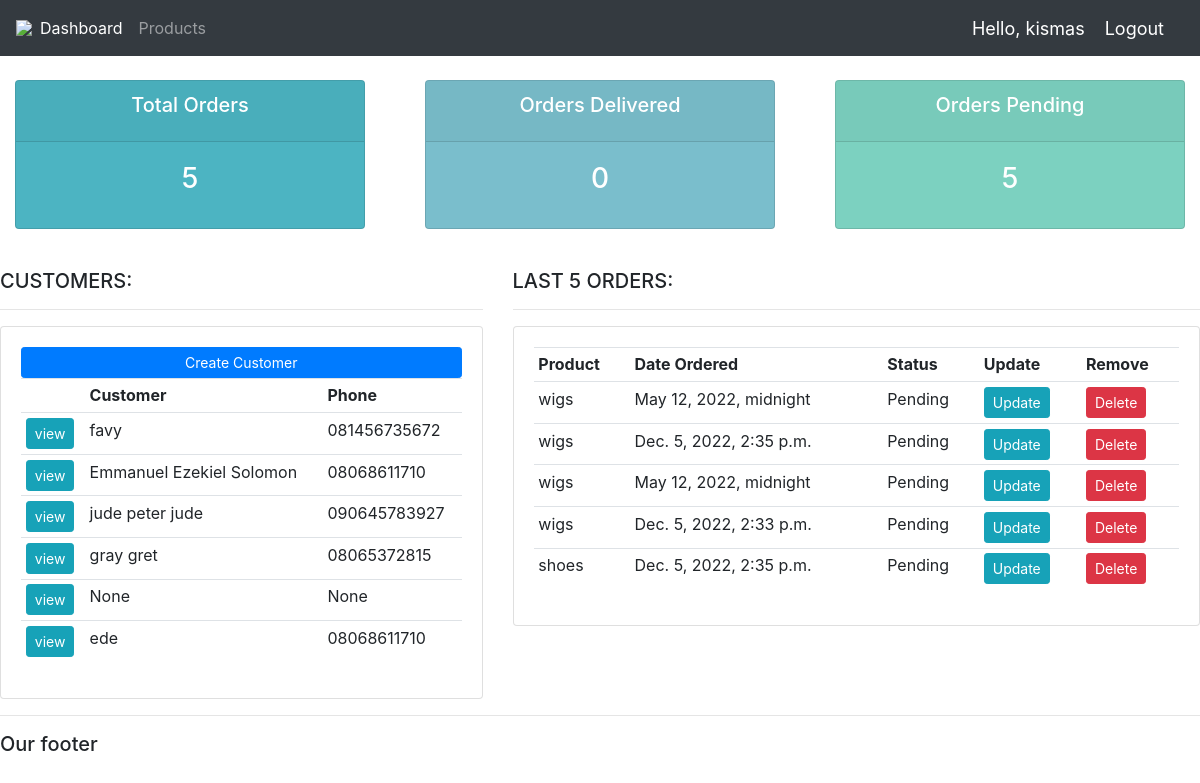
The app's page / (signed in) with its own data.
### khamy_app/models.py (models this page shows, shortened)
class Customer(models.Model):
    user = models.OneToOneField(User, null=True, blank=True, on_delete=models.CASCADE)
    name = models.CharField(max_length=200, null=True)
    phone = models.CharField(max_length=200, null=True)
    email = models.CharField(max_length=200, null=True)
    profile_pic = models.ImageField(default="profile2.png", null=True, blank=True)
    date_created = models.DateTimeField(max_length=200, null=True)

class Order(models.Model):
    STATUS = (
        ('Pending', 'Pending'),
        ('Out for delivery', 'Out for delivery'),
        ('Delivered', 'Delivered'),
    )
    customer = models.ForeignKey(Customer, null=True, on_delete= models.SET_NULL)
    product = models.ForeignKey(Product, null=True, on_delete= models.SET_NULL)
    date_created =  models.DateTimeField(max_length=200, null=True)
    status = models.CharField(max_length=200, null=True, choices=STATUS)
    note = models.CharField(max_length=1000, null=True)

class Product(models.Model):
    CATEGORY = (
        ('Indoor', 'Indoor'),
        ('Out Door', 'Out Door'),
    )
    name = models.CharField(max_length=200, null=True)
    price = models.FloatField(null=True)
    category = models.CharField(max_length=200, null=True, choices=CATEGORY)
    description = models.CharField(max_length=200, null=True, blank=True)
    date_created =  models.DateTimeField(max_length=200, null=True)
    tags = models.ManyToManyField(Tag)
    def __str__(self):
        return self.name

### khamy_app/decorators.py (the view)
    def wrapper_function(request, *args, **kwargs):
        group = None
        if request.user.groups.exists():
            group = request.user.groups.all()[0].name
        if group == 'customer':
            return redirect('user-page')
        if group == 'admin':
            return view_func(request, *args, **kwargs)

### khamy_app/views.py (called while the page is built)
@login_required(login_url='login')
@admin_only
def home(request):
    orders = Order.objects.all()
    customers = Customer.objects.all()
    total_customers = customers.count()
    total_orders = orders.count()
    delivered = orders.filter(status= 'Delivered').count()
    pending = orders.filter(status= 'Pending').count()
    context = {'orders':orders, 'customers':customers,
    'total_orders':total_orders, 'delivered':delivered,
    'pending':pending }
    return render(request, 'khamy_temp/dashboard.html', context) #returning dashboard.html from templates

### khamy_app/templates/khamy_temp/dashboard.html
{% extends 'khamy_temp/main.html' %}
{% block content %}
{% include 'khamy_temp/status.html' %}
<br>
<div class="row">
    <div class="col-md-5">
        <h5>CUSTOMERS:</h5>
        <hr>
        <div class="card card-body">
            <a class="btn btn-primary btn-sm btn-block" href="">Create Customer</a>
            <table class="table table-sm">
                <tr>
                    <th></th>
                    <th>Customer</th>
                    <th>Phone</th>
                </tr>
                {% for customer in customers %}
                <tr>
                    <td><a class="btn btn-sm btn-info" href="{% url 'customer' customer.id %}">view</a></td>
                    <td>{{customer.name}}</td>
                    <td>{{customer.phone}}</td>
                </tr>
                {% endfor %}
            </table>
        </div>
    </div>
    <div class="col-md-7">
        <h5>LAST 5 ORDERS:</h5>
        <hr>
        <div class="card card-body">
            <table class="table table-sm">
                <tr>
                    <th>Product</th>
                    <th>Date Ordered</th>
                    <th>Status</th>
                    <th>Update</th>
                    <th>Remove</th>
                </tr>
                {% for order in orders %}
                <tr>
                    <td>{{order.product}}</td>
                    <td>{{order.date_created}}</td>
                    <td>{{order.status}}</td>
                    <td><a class="btn btn-sm btn-info" href="{% url 'update_order' order.id %}">Update</a></td>
                    <td><a class="btn btn-sm btn-danger" href="{% url 'delete_order' order.id %}">Delete</a></td>
                </tr>
                {% endfor %}
            </table>
        </div>
    </div>
</div>
{% endblock %}

### khamy_app/templates/khamy_temp/main.html (shortened to what this page needs)
{% load static %}
<!DOCTYPE html>
<html lang="en">
<head>
    <link rel="stylesheet" type="text/css" href="{% static '/css/main.css' %}">
    <link rel="stylesheet" href="https://cdn.jsdelivr.net/npm/bootstrap@4.1.3/dist/css/bootstrap.min.css"
>
</head>
<body>
    {% include 'khamy_temp/navbar.html' %}
    {% block content %}
    {% endblock %}
    <hr>
    <h5>Our footer</h5>
</body>
</html>

### khamy_app/templates/khamy_temp/navbar.html (shortened to what this page needs)
{% load static %}
<nav class="navbar navbar-expand-lg navbar-dark bg-dark">
    <img src="{% static 'images/logo.png' %}">
    <div class="collapse navbar-collapse" id="navbarNavAltMarkup">
      {% if request.user.is_staff %}
      <div class="navbar-nav">
        <a class="nav-item nav-link active" href="{% url 'home' %}">Dashboard</a>
        <a class="nav-item nav-link" href="{% url 'products' %}">Products</a>
      </div>
      {% else %}
      <div class="nav-item">
        <a class="nav-link" href="{% url 'khamy_temp' %}">Settings</a>
      </div>
      {% endif %}
    </div>
    <span class="hello-msg">Hello, {{request.user}}</span>
    <span><a class="hello-msg" href="{% url 'logout' %}">Logout</a></span>
  </nav>

### khamy_app/templates/khamy_temp/status.html
<br>
<div class="row">
    <div class="col">
        <div class="col-md">
            <div class="card text-center text-white mb-3" id="total-orders">
                <div class="card-header">
                    <h5 class="card-title">Total Orders</h5>
                </div>
                <div class="card-body">
                    <h3 class="card-title">{{total_orders}}</h3>
                </div>
            </div>
        </div>
    </div>
    <div class="col">
        <div class="col-md">
            <div class="card text-center text-white mb-3" id="orders-delivered">
                <div class="card-header">
                    <h5 class="card-title">Orders Delivered</h5>
                </div>
                <div class="card-body">
                    <h3 class="card-title">{{delivered}}</h3>
                </div>
            </div>
        </div>
    </div>
    <div class="col">
        <div class="col-md">
            <div class="card text-center text-white mb-3" id="orders-pending">
                <div class="card-header">
                    <h5 class="card-title">Orders Pending</h5>
                </div>
                <div class="card-body">
                    <h3 class="card-title">{{pending}}</h3>
                </div>
            </div>
        </div>
    </div>
</div>

### static/css/main.css (style rules this page uses)
body { background-color: #ebeff5; }
#total-orders { background-color: #4cb4c2; }
#orders-delivered { background-color: #7abecc; }
#orders-pending { background-color: #7CD1C0; }

### khamy_app/templates/khamy_temp/navbar.html (style rules this page uses)
.hello-msg { font-size: 18px; color: #fff; margin-right: 20px; }

### records on screen
Customer: name "favy", phone "081456735672"
Customer: name "Emmanuel Ezekiel Solomon", phone "08068611710"
Customer: name "jude peter jude", phone "090645783927"
Customer: name "gray gret", phone "08065372815"
Customer: name "None", phone "None"
Customer: name "ede", phone "08068611710"
Order: product "wigs", date_created "May 12, 2022, midnight", status "Pending"
Order: product "wigs", date_created "Dec. 5, 2022, 2:35 p.m.", status "Pending"
Order: product "wigs", date_created "May 12, 2022, midnight", status "Pending"
Order: product "wigs", date_created "Dec. 5, 2022, 2:33 p.m.", status "Pending"
Order: product "shoes", date_created "Dec. 5, 2022, 2:35 p.m.", status "Pending"

### other values on screen
{{ request.user }} "kismas"
{{ total_orders }} "5"
{{ delivered }} "0"
{{ pending }} "5"
